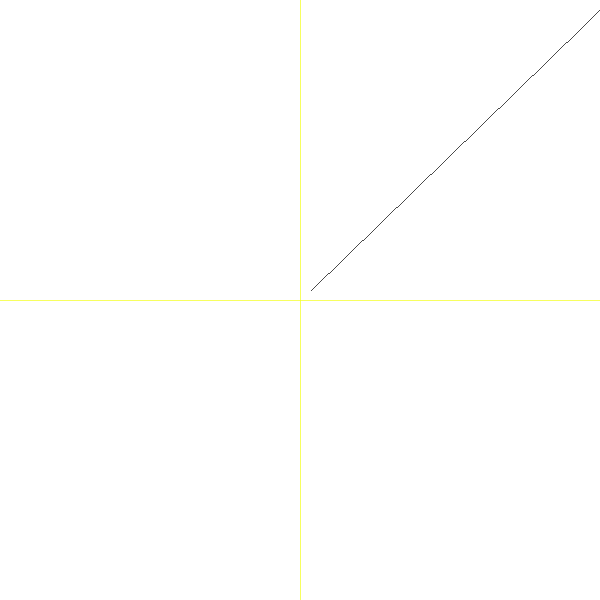
Frame 1 (no input)
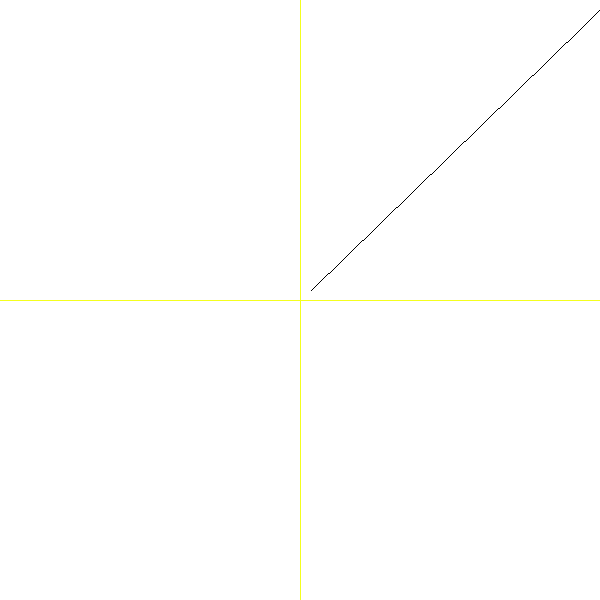
Frame 60 (the mouse pressed at the canvas centre just before this capture)
Frame 120 (the mouse held since frame 60 and released just before this capture): identical to frame 60, image omitted

The Processing sketch that drew these frames (run headless with seeded random() and noise(); from frame 60 on, the mouse is pressed at the canvas centre):

// Processing sketch: bruteforceDiperbesar
// ── bruteforceDiperbesar.pde
int lebarCanvas=600;
int tinggiCanvas=600;

void setup(){
  size(600,600);
  background(255);
}

color merah = color (255,0,0);
color biru = color (0,0,255);
color hijau = color (0,255,0);
color hitam = color (0,0,0);
color kuning = color (244, 255, 30);
color putih = color (255,255,255);
color violet = color (255,0,255);

void draw(){
  garisBantu();
  stroke(hitam);
  bruteForce(10,350,10,340);
}

void bruteForce(float x1, float x2, float y1, float y2){
  float bowl, gradien, xHitung, yHitung;
  int batas, itr;
  if(x1==x2){
      if(y2<y1){
        bowl=y1;
        y1=y2;
        y2=bowl;
      }
      batas=int(y2-y1+1);
      xHitung=x1;
      yHitung=y1;
      for(itr=0;itr<batas;itr++){
        titik(round(xHitung), round(yHitung));
        yHitung+=1;
        
      }
    }else if(y1==y2){
      if(x2<x1){
        bowl=x1;
        x1=x2;
        x2=bowl;
      }
      batas=int(x2-x1+1);
      xHitung=x1;
      yHitung=y1;
      for(itr=0;itr<batas;itr++){
        titik(round(xHitung), round(yHitung));
        xHitung+=1;
      }
    }else{
      if(x2<x1){
        bowl=x1;
        x1=x2;
        x2=bowl;
      }
      batas=int(x2-x1+1);
      gradien=(y2-y1)/(x2-x1);
      xHitung=x1;
      for(itr=0;itr<batas;itr++){
        yHitung=round((gradien*(xHitung-x1))+y1);
        xHitung+=1;
        titik(round(xHitung), round(yHitung));
      }
    }
}

void titik(int xxx, int yyy)
{
    point(xxx+(lebarCanvas/2), (yyy*-1)+(tinggiCanvas/2));
}

void garisBantu(){
  stroke(kuning);
  for(int z=0;z<lebarCanvas;z++){
    point(lebarCanvas/2,z);
    point(z,tinggiCanvas/2);
  }
  stroke(0,0,0);
}
